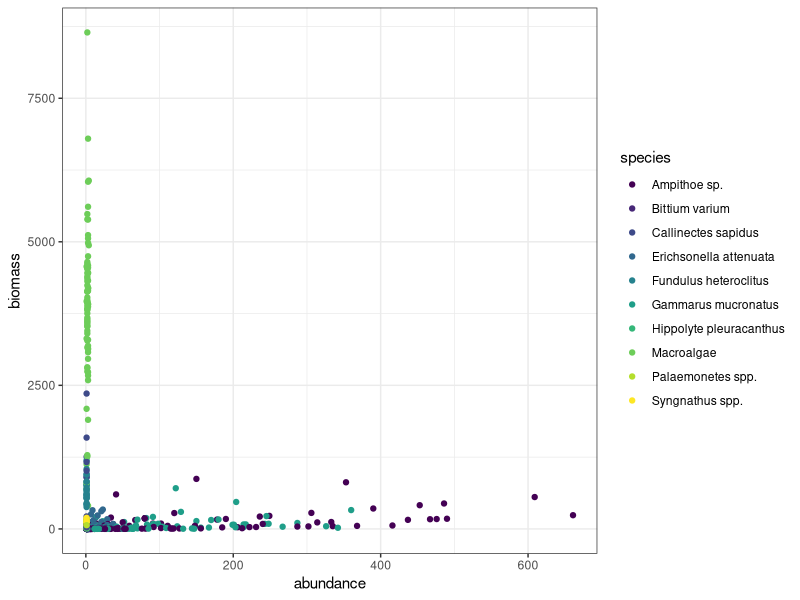
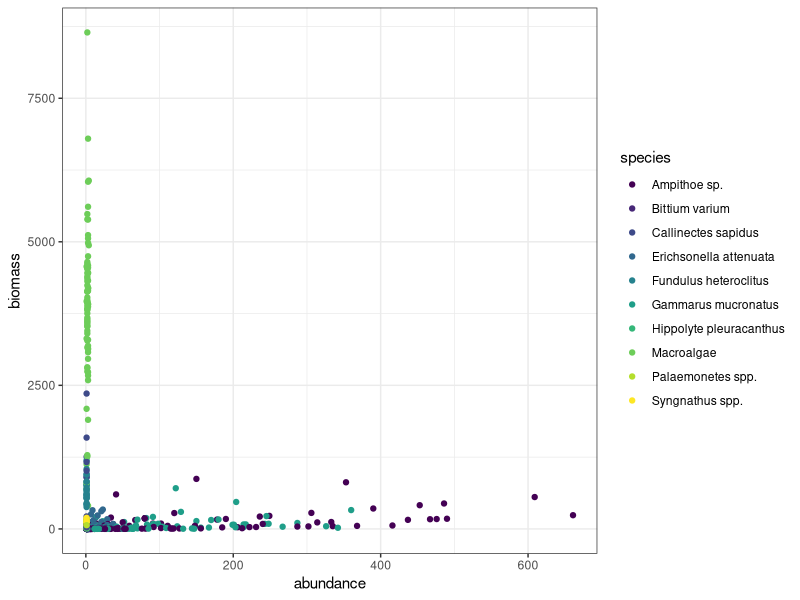

Write the R code that produced these figures, in order.
## ---- chunk 1
knitr::opts_chunk$set(echo = TRUE)

library(tidyverse)

theme_set(theme_bw())

## ---- chunk 2

da <- read_csv("Data/energy_flux.csv") 

names(da)

ggplot( da, aes(abundance,biomass, color=species)) + geom_point() + scale_color_viridis_d()

ggsave( "Figures/AbundanciaVSBiomass.png")
